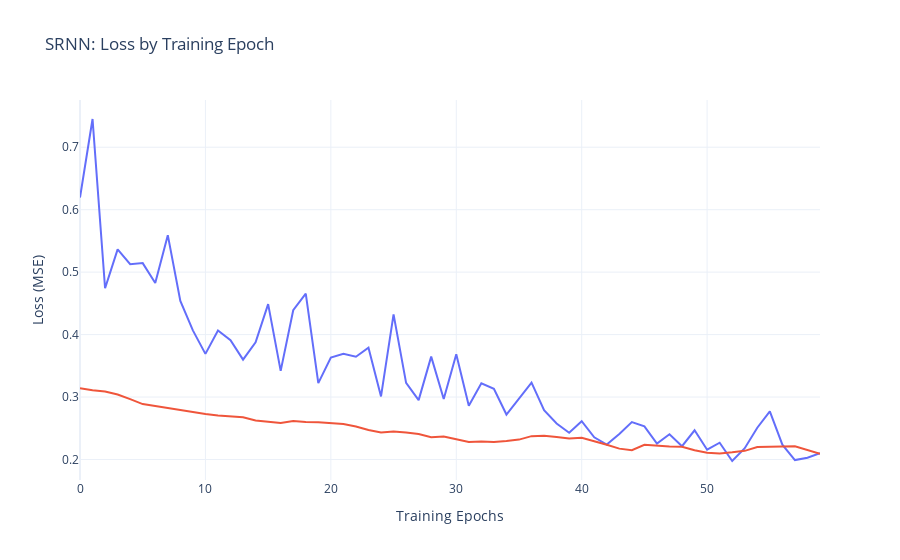

Source (notebook cell):
### Code cell
epochs_steps = [*range(0, len(histories['SRNN'].history['loss']))]
loss_by_epoch('SRNN', epochs_steps, histories['SRNN'])
